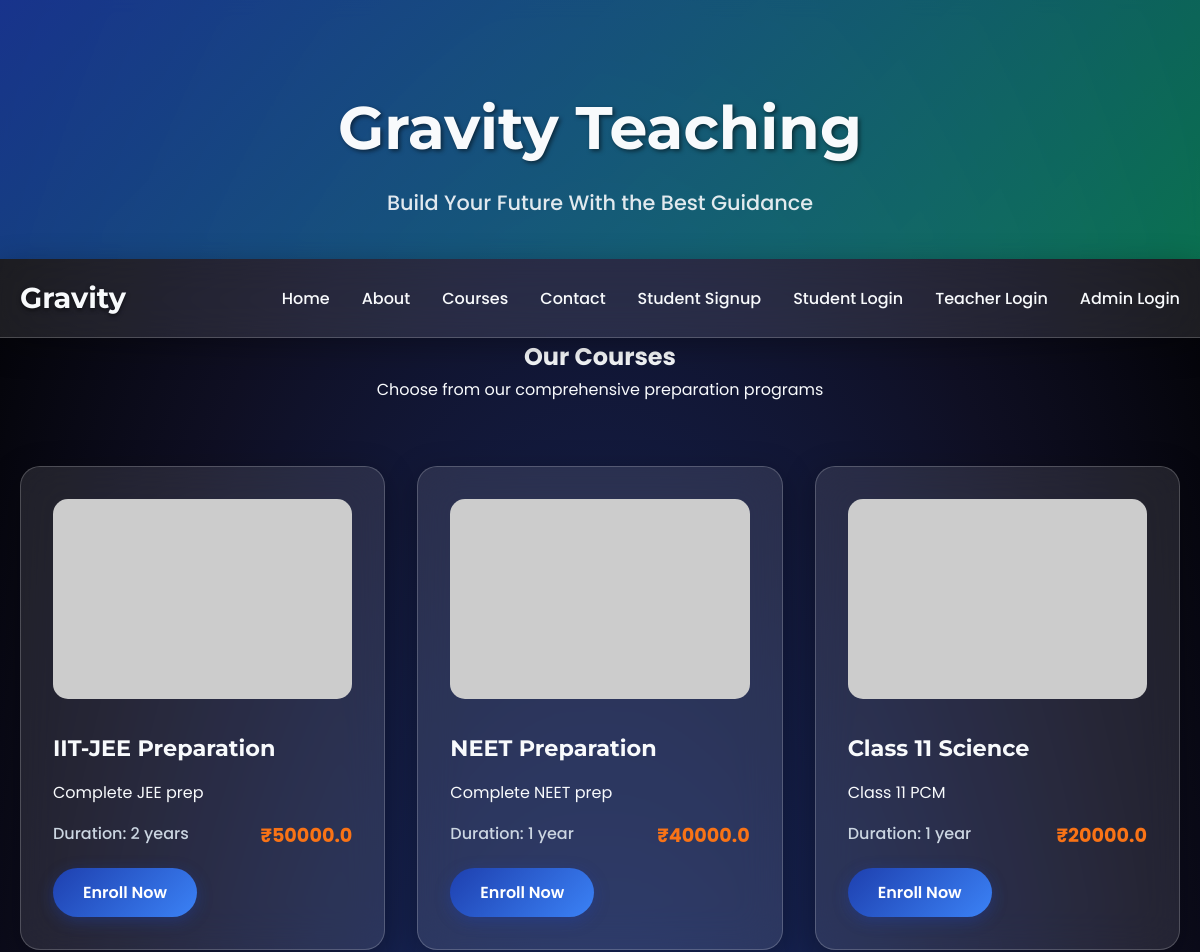
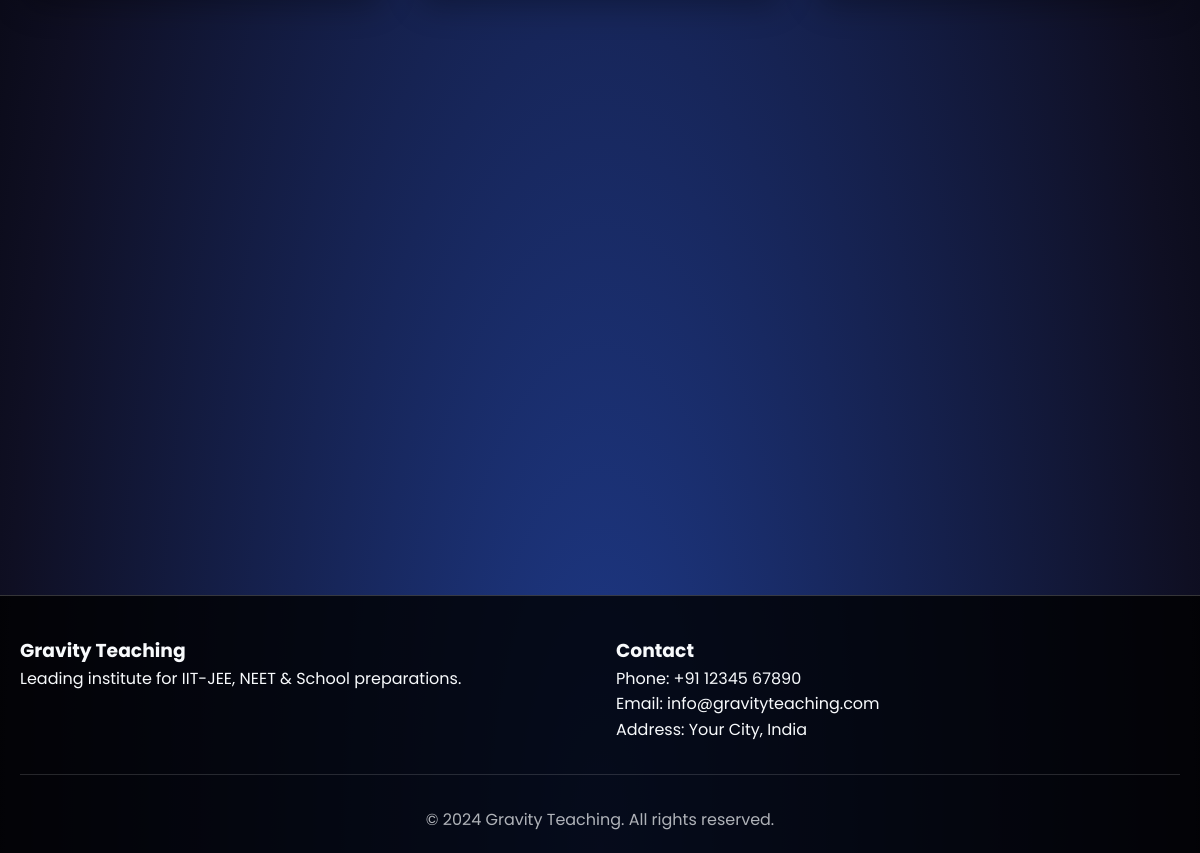
Screenshot of /courses with the database file from the repository (2 pictures, top to bottom).
### app.py (models this page shows)
class Course(db.Model):
    id = db.Column(db.Integer, primary_key=True)
    name = db.Column(db.String(100), nullable=False)
    description = db.Column(db.Text)
    duration = db.Column(db.String(50))
    price = db.Column(db.Float, default=0.0)

### app.py (the view)
@app.route('/courses')
def courses():
    all_courses = Course.query.all()
    return render_template('courses.html', courses=all_courses)

### templates/courses.html (shortened to what this page needs)
{% extends "base.html" %}
{% block content %}
<section class="courses-page">
    <div class="section-header text-center">
        <h1 class="montserrat">Our Courses</h1>
        <p>Choose from our comprehensive preparation programs</p>
    </div>
    <div class="courses-grid">
        {% for course in courses %}
        <div class="course-card glass-card">
            <div class="course-image">
                <img src="https://via.placeholder.com/400x250/0ea5e9/ffffff?text={{ course.name }}" alt="{{ course.name }}">
            </div>
            <div class="course-info">
                <h3>{{ course.name }}</h3>
                <p>{{ course.description }}</p>
                <div class="course-meta">
                    <span class="duration">Duration: {{ course.duration }}</span>
                    <span class="price">₹{{ course.price|round(0) }}</span>
                </div>
                <a href="{{ url_for('payment', course_id=course.id) }}" class="btn btn-primary">Enroll Now</a>
            </div>
        </div>
        {% endfor %}
    </div>
</section>
{% endblock %}

### templates/base.html (shortened to what this page needs)
<!DOCTYPE html>
<html lang="en">
<head>
    <link rel="stylesheet" href="{{ url_for('static', filename='css/style.css') }}">
</head>
<body class="gravity-bg">
    <header class="header">
        <div class="container">
            <div class="logo">
                <h1 class="logo-text">Gravity Teaching</h1>
                <p class="slogan">Build Your Future With the Best Guidance</p>
            </div>
        </div>
    </header>
    <nav class="navbar sticky">
        <div class="container">
            <div class="nav-logo">
                <a href="{{ url_for('home') }}">Gravity</a>
            </div>
            <ul class="nav-menu">
                <li><a href="{{ url_for('home') }}">Home</a></li>
                <li><a href="{{ url_for('about') }}">About</a></li>
                <li><a href="{{ url_for('courses') }}">Courses</a></li>
                <li><a href="{{ url_for('contact') }}">Contact</a></li>
                {% if 'user_id' in session %}
                    <li><a href="{{ url_for('%s_dashboard' % session.role) }}">Dashboard</a></li>
                    <li><a href="{{ url_for('logout') }}">Logout</a></li>
                {% else %}
                    <li><a href="{{ url_for('student_signup') }}">Student Signup</a></li>
                    <li><a href="{{ url_for('student_login') }}">Student Login</a></li>
                    <li><a href="{{ url_for('teacher_login') }}">Teacher Login</a></li>
                    <li><a href="{{ url_for('admin_login') }}">Admin Login</a></li>
                {% endif %}
            </ul>
        </div>
    </nav>
    <main class="main">
        <div class="container">
            {% block content %}{% endblock %}
        </div>
    </main>
    <footer class="footer">
        <div class="container">
            <div class="footer-content">
                <div class="footer-section">
                    <h3>Gravity Teaching</h3>
                    <p>Leading institute for IIT-JEE, NEET &amp; School preparations.</p>
                </div>
                <div class="footer-section">
                    <h3>Contact</h3>
                    <p>Phone: +91 12345 67890</p>
                    <p>Email: info@gravityteaching.com</p>
                    <p>Address: Your City, India</p>
                </div>
            </div>
            <div class="footer-bottom">
                <p>&copy; 2024 Gravity Teaching. All rights reserved.</p>
            </div>
        </div>
    </footer>
</body>
</html>

### static/css/style.css (style rules this page uses)
* { margin: 0; padding: 0; box-sizing: border-box; }
:root { --primary-blue: #1e40af; --secondary-orange: #f97316; --dark-bg: #0f0f23; --glass-bg: rgba(255, 255, 255, 0.1); --glass-border: rgba(255, 255, 255, 0.2); --text-light: #f8fafc; --text-muted: #cbd5e1; --shadow-light: 0 8px 32px rgba(0, 0, 0, 0.3); --shadow-glow: 0 0 20px rgba(30, 64, 175, 0.5); }
body { font-family: 'Poppins', sans-serif; line-height: 1.6; color: var(--text-light); overflow-x: hidden; scroll-behavior: smooth; }
.gravity-bg { background: radial-gradient(ellipse at bottom, #1e3a8a 0%, #0f0f23 70%, #000 100%); min-height: 100vh; position: relative; }
.gravity-bg::before { content: ''; position: fixed; top: 0; left: 0; width: 100%; height: 100%; background-image: radial-gradient(2px 2px at 20px 30px, #eee, transparent), radial-gradient(2px 2px at 40px 70px, #fff, transparent), radial-gradient(1px 1px at 90px 40px, #fff, transparent), radial-gradient(1px 1px at 130px 80px, #ddd, transparent), background-repeat: repeat; background-size: 200px 100px; animation: stars-twinkle 20s linear infinite; z-index: -1; }
.container { max-width: 1200px; margin: 0 auto; padding: 0 20px; }
.header { text-align: center; padding: 80px 0 40px; background: linear-gradient(135deg, rgba(30, 64, 175, 0.8), rgba(16, 185, 129, 0.6)); backdrop-filter: blur(10px); position: relative; z-index: 10; }
.logo-text { font-family: 'Montserrat', sans-serif; font-size: clamp(2.5rem, 5vw, 4rem); font-weight: 700; color: var(--text-light); text-shadow: 2px 2px 4px rgba(0,0,0,0.5); margin-bottom: 10px; }
.slogan { font-size: 1.3rem; opacity: 0.9; font-weight: 500; }
.navbar { position: sticky; top: 0; z-index: 100; background: var(--glass-bg); backdrop-filter: blur(20px); border-bottom: 1px solid var(--glass-border); box-shadow: var(--shadow-light); }
.navbar .container { display: flex; justify-content: space-between; align-items: center; padding: 1rem 20px; }
.nav-logo a { font-family: 'Montserrat', sans-serif; font-size: 1.8rem; font-weight: 700; color: var(--text-light); text-decoration: none; text-shadow: 0 2px 4px rgba(0,0,0,0.5); }
.nav-menu { display: flex; list-style: none; gap: 2rem; }
.nav-menu a { color: var(--text-light); text-decoration: none; font-weight: 500; transition: all 0.3s ease; position: relative; }
.nav-menu a::after { content: ''; position: absolute; bottom: -5px; left: 0; width: 0; height: 2px; background: linear-gradient(90deg, var(--primary-blue), var(--secondary-orange)); transition: width 0.3s ease; }
.btn { display: inline-block; padding: 12px 30px; border-radius: 50px; text-decoration: none; font-weight: 600; text-align: center; cursor: pointer; transition: all 0.3s ease; border: none; font-size: 1rem; }
.btn-primary { background: linear-gradient(135deg, var(--primary-blue), #3b82f6); color: white; box-shadow: 0 4px 15px rgba(30, 64, 175, 0.4); }
.glass-card { background: var(--glass-bg); backdrop-filter: blur(20px); border: 1px solid var(--glass-border); border-radius: 20px; padding: 2rem; box-shadow: var(--shadow-light); transition: all 0.4s ease; }
.section-header { text-align: center; margin-bottom: 4rem; }
.courses-grid, .materials-grid, .assignments-grid { display: grid; grid-template-columns: repeat(auto-fit, minmax(350px, 1fr)); gap: 2rem; margin-bottom: 3rem; }
.course-card, .material-card, .assignment-card { height: 100%; }
.course-image img { width: 100%; height: 200px; object-fit: cover; border-radius: 15px; margin-bottom: 1.5rem; }
.course-info h3 { font-family: 'Montserrat', sans-serif; font-size: 1.4rem; margin-bottom: 0.8rem; color: var(--text-light); }
.course-meta { display: flex; justify-content: space-between; margin: 1rem 0; font-weight: 500; }
.duration { color: var(--text-muted); }
.price { font-weight: 700; color: var(--secondary-orange); font-size: 1.2rem; }
.footer { background: rgba(0, 0, 0, 0.8); padding: 40px 0 20px; margin-top: 80px; border-top: 1px solid var(--glass-border); }
.footer-content { display: grid; grid-template-columns: repeat(auto-fit, minmax(250px, 1fr)); gap: 2rem; margin-bottom: 2rem; }
.footer-bottom { text-align: center; padding-top: 2rem; border-top: 1px solid var(--glass-border); opacity: 0.7; }
section { animation: fadeInUp 0.8s ease-out; }

### rows the page displays
Course: name "IIT-JEE Preparation", description "Complete JEE prep", duration "2 years", price "50000.0"
Course: name "NEET Preparation", description "Complete NEET prep", duration "1 year", price "40000.0"
Course: name "Class 11 Science", description "Class 11 PCM", duration "1 year", price "20000.0"
